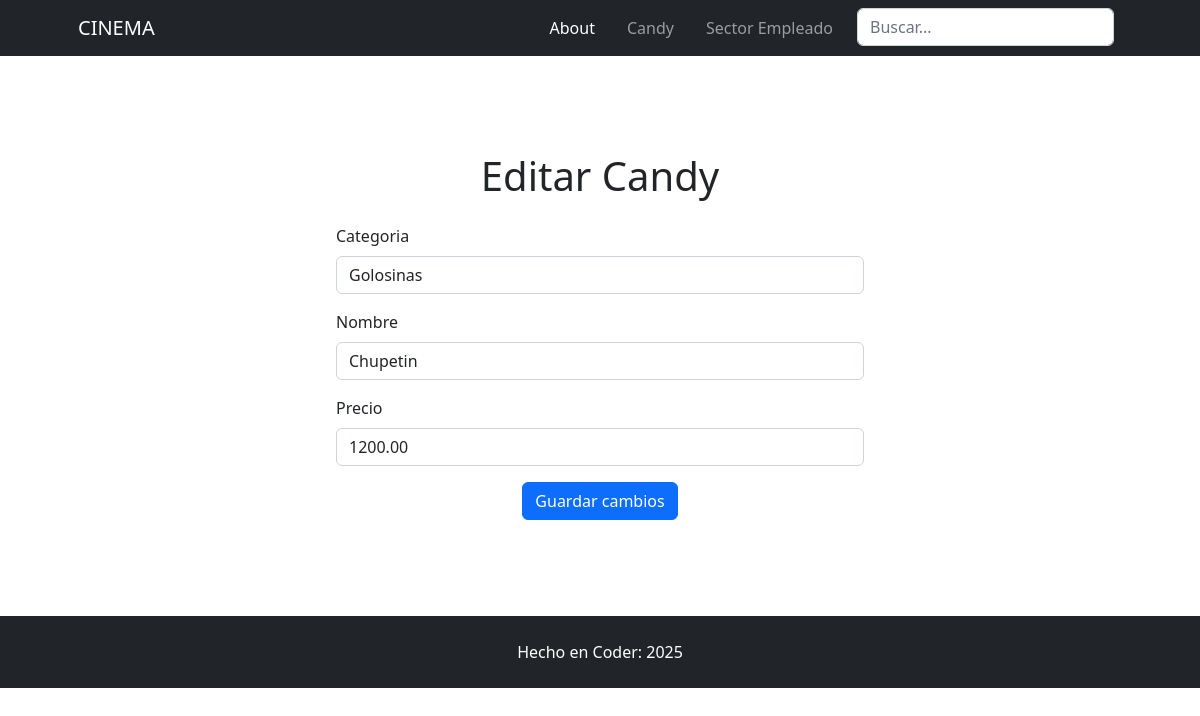
/candy/update/24/, run on the app's committed database.
### candy/models.py (models this page shows)
class Candy(models.Model):
    categoria = models.ForeignKey(CategoriaCandy, on_delete=models.CASCADE, default=1)
    nombre = models.CharField(max_length=100)
    precio = models.DecimalField(max_digits=10, decimal_places=2)

### candy/views.py (the view)
# urls.py: path('candy/update/<int:pk>/', views.candy_update, name='candy_update'),
def candy_update(request, pk:int):
    query = Candy.objects.get(id=pk)
    if request.method == "GET":
        form = forms.CandyForm(instance=query)
    if request.method == "POST":
        form = forms.CandyForm(request.POST, instance=query)
        if form.is_valid():
            form.save()
            return redirect('candy:empleados')
    return render(request, 'candy/candy_update.html', {'form': form})

### candy/forms.py
class CandyForm(forms.ModelForm):
    class Meta:
        model = models.Candy
        fields = "__all__"

### candy/models.py (called while the page is built)
    def __str__(self):
        return f'{self.nombre}'

### candy/templates/candy/candy_update.html (shortened to what this page needs)
{% extends 'candy/base.html' %}
{% block content %}
{% load widget_tweaks %}
{% load static %}
<div class="container mt-5">
    <div class="row justify-content-center">
        <div class="col-md-6">
            <h1 class="text-center mb-4">Editar Candy</h1>
            <form method="post">
                {% for field in form %}
                    <div class="mb-3">
                        <label for="{{ field.id_for_label }}" class="form-label">{{ field.label }}</label>
                        {{ field|add_class:'form-control' }}
                    </div>
                {% endfor %}
                <div class="text-center">
                    <button type="submit" class="btn btn-primary">Guardar cambios</button>
                </div>
            </form>
        </div>
    </div>
</div>
{% endblock content %}

### data on the page
Candy: form "Golosinas" "Chupetin" "1200.00"

### other printed values
{{ field.label }} "Categoria" "Nombre" "Precio"
